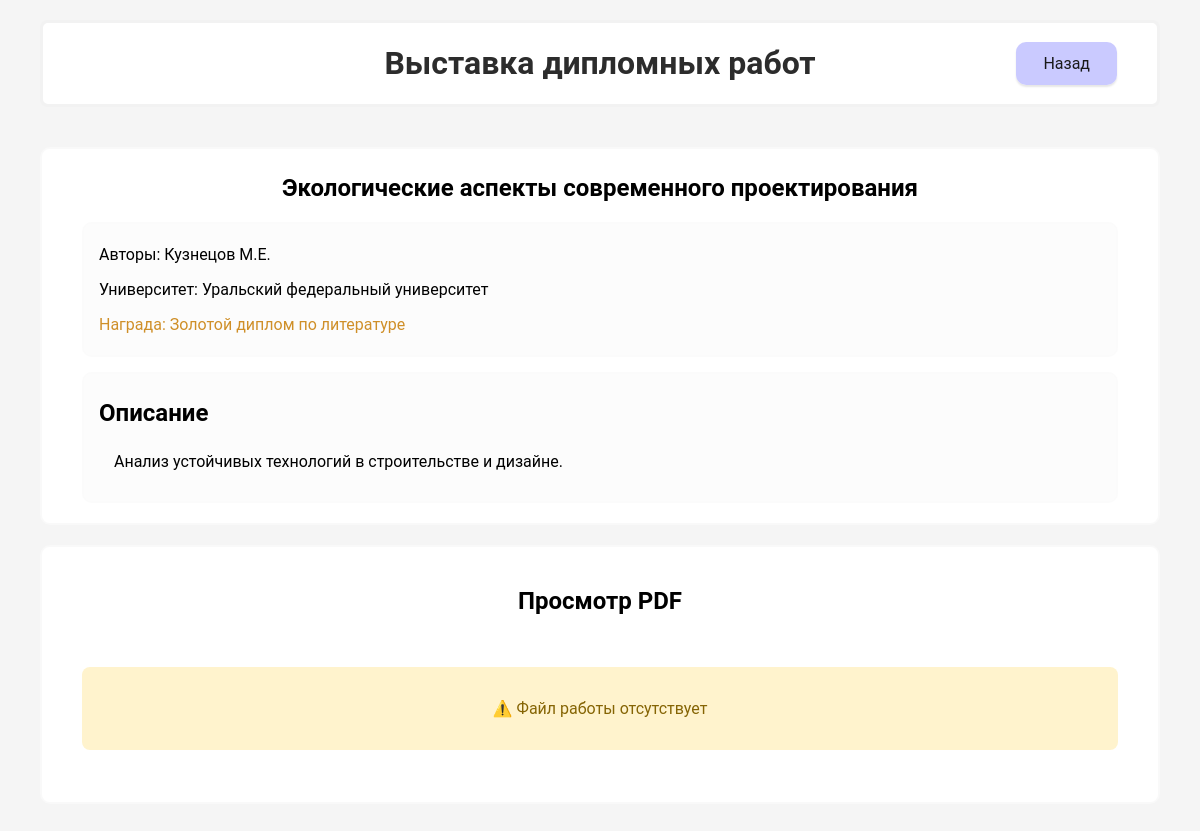
The app's page /work/5 with its own data.
### app/models.py (models this page shows, shortened)
class Work(db.Model):
    __tablename__ = 'works'
    id = db.Column(db.Integer, primary_key=True)
    title = db.Column(db.String(200), nullable=False)
    authors = db.Column(db.String(200), nullable=False)
    description = db.Column(db.Text, nullable=False)
    award = db.Column(db.String(50))
    university = db.Column(db.String(100))
    direction = db.Column(db.String(100))
    file_path = db.Column(db.String(255))
    created_at = db.Column(db.DateTime, default=datetime.utcnow)
    is_published = db.Column(db.Boolean, default=True)

### app/routes.py (the view)
@main_bp.route('/work/<int:work_id>')
def work_details(work_id):
    work = Work.query.get_or_404(work_id)
    if not work.is_published:
        abort(404)
    return render_template('work.html', work=work)

### app/templates/work.html
{% extends "base.html" %}
{% block header %}
    <a href="{{ url_for('main.index') }}" class="header-button">Назад</a>
{% endblock %}
{% block content %}
    <article class="work-details">
        <div class="meta-frame">
            <h2 class="meta-title">{{ work.title }}</h2>
            <div class="meta-info">
                <p>Авторы: {{ work.authors }}</p>
                <p>Университет: {{ work.university }}</p>
                <p class="award">Награда: {{ work.award }}</p>
            </div>
            <div class="description-frame">
                <h1>Описание</h1>
                <p class="description-text">{{ work.description }}</p>
            </div>
        </div>
        {% if work.file_path %}
            <div class="pdf-frame">
                <h2 class="pdf-title">Просмотр PDF</h2>
                <div class="pdf-container">
                    <iframe
                        src="{{ url_for('static', filename=work.file_path) }}#toolbar=0&view=FitH"
                        width="100%"
                        height="800px"
                        frameborder="0"
                        class="pdf-viewer"
                        allowfullscreen>
                        <p>Ваш браузер не поддерживает PDF.
                        <a href="{{ url_for('static', filename=work.file_path) }}">Скачайте файл</a></p>
                    </iframe>
                </div>
                <div class="pdf-controls">
                    <a href="{{ url_for('static', filename=work.file_path) }}" class="download-button"
                    download
                    title="Скачать оригинал PDF">
                        Скачать PDF
                    </a>
                </div>
            </div>
        {% else %}
            <div class="pdf-frame">
                <h2 class="pdf-title">Просмотр PDF</h2>
                <div class="pdf-container" style="border: none">
                    <div class="no-file">
                        ⚠️ Файл работы отсутствует
                    </div>
                </div>
            </div>
        {% endif %}
    </article>
{% endblock %}

### app/static/css/style.css (style rules this page uses)
body { font-family: 'Roboto', sans-serif; margin: 0; padding: 40px; padding-top: 20px; background-color: #f5f5f5; }
a { text-decoration: none; }
.header-button { padding: 12px 27px; background: #cacaff; color: rgb(25, 25, 25); box-shadow: 0px 2px 2px rgba(0, 0, 0, 0.1); border-radius: 10px; cursor: pointer; margin-left: auto; }
.award { color: #cf8f28; }
.meta-frame { display: flex; flex-direction: column; margin-top: 0px; background: #ffffff; padding: 40px; padding-top: 20px; padding-bottom: 20px; border-radius: 10px; gap: 15px; border: 2px solid rgba(0, 0, 0, 0.025); }
.meta-title { padding: 5px; margin: 0px; text-align: center; }
.meta-info { background: #fcfcfc; border-radius: 10px; padding: 5px; padding-left: 15px; padding-right: 15px; border: 2px solid rgba(0, 0, 0, 0.005); }
.description-frame { background: #fcfcfc; border-radius: 10px; padding: 5px; padding-left: 15px; padding-right: 15px; border: 2px solid rgba(0, 0, 0, 0.005); }
.description-text { margin-top: 20px; margin-bottom: 20px; border-radius: 10px; padding: 5px; padding-left: 15px; }
.pdf-frame { margin-top: 0px; background: #ffffff; padding: 40px; padding-top: 20px; padding-bottom: 20px; border-radius: 10px; margin-top: 20px; border: 2px solid rgba(0, 0, 0, 0.025); }
.pdf-title { text-align: center; }
.pdf-container { overflow: hidden; border: 8px solid rgba(0, 0, 0, 0.05); border-radius: 8px; }
.no-file { padding: 2rem; text-align: center; background: #fff3cd; border-radius: 8px; margin: 2rem 0; color: #856404; }

### records on screen
Work: title "Экологические аспекты современного проектирования", authors "Кузнецов М.Е.", university "Уральский федеральный университет", award "Золотой диплом по литературе", description "Анализ устойчивых технологий в строительстве и дизайне."
